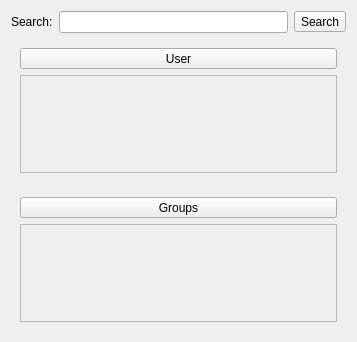
<?xml version="1.0" encoding="UTF-8"?>
<ui version="4.0">
 <class>SearchWindow</class>
 <widget class="QWidget" name="SearchWindow">
  <property name="geometry">
   <rect>
    <x>0</x>
    <y>0</y>
    <width>357</width>
    <height>342</height>
   </rect>
  </property>
  <property name="windowTitle">
   <string>SearchWindow</string>
  </property>
  <layout class="QVBoxLayout" name="verticalLayout_3">
   <item>
    <layout class="QHBoxLayout" name="horizontalLayout">
     <item>
      <widget class="QLabel" name="searchpage_label_search">
       <property name="text">
        <string>Search:</string>
       </property>
      </widget>
     </item>
     <item>
      <widget class="QLineEdit" name="searchpage_lineedit_key">
       <property name="clearButtonEnabled">
        <bool>true</bool>
       </property>
      </widget>
     </item>
     <item>
      <widget class="QToolButton" name="searchpage_toolbutton_search">
       <property name="text">
        <string>Search</string>
       </property>
      </widget>
     </item>
    </layout>
   </item>
   <item>
    <widget class="QWidget" name="searchpage_widget_user" native="true">
     <layout class="QVBoxLayout" name="verticalLayout">
      <item>
       <widget class="QToolButton" name="searchpage_toolbutton_user">
        <property name="sizePolicy">
         <sizepolicy hsizetype="Expanding" vsizetype="Fixed">
          <horstretch>0</horstretch>
          <verstretch>0</verstretch>
         </sizepolicy>
        </property>
        <property name="text">
         <string>User</string>
        </property>
       </widget>
      </item>
      <item>
       <widget class="QScrollArea" name="searchpage_scrollarea_user">
        <property name="widgetResizable">
         <bool>true</bool>
        </property>
        <widget class="QWidget" name="scrollAreaWidgetContents_user">
         <property name="geometry">
          <rect>
           <x>0</x>
           <y>0</y>
           <width>319</width>
           <height>96</height>
          </rect>
         </property>
        </widget>
       </widget>
      </item>
     </layout>
    </widget>
   </item>
   <item>
    <widget class="QWidget" name="searchpage_widget_groups" native="true">
     <layout class="QVBoxLayout" name="verticalLayout_2">
      <item>
       <widget class="QToolButton" name="searchpage_toolbutton_groups">
        <property name="sizePolicy">
         <sizepolicy hsizetype="Expanding" vsizetype="Fixed">
          <horstretch>0</horstretch>
          <verstretch>0</verstretch>
         </sizepolicy>
        </property>
        <property name="text">
         <string>Groups</string>
        </property>
       </widget>
      </item>
      <item>
       <widget class="QScrollArea" name="searchpage_scrollarea_groups">
        <property name="widgetResizable">
         <bool>true</bool>
        </property>
        <widget class="QWidget" name="scrollAreaWidgetContents_groups">
         <property name="geometry">
          <rect>
           <x>0</x>
           <y>0</y>
           <width>319</width>
           <height>95</height>
          </rect>
         </property>
        </widget>
       </widget>
      </item>
     </layout>
    </widget>
   </item>
  </layout>
 </widget>
 <resources/>
 <connections/>
</ui>
